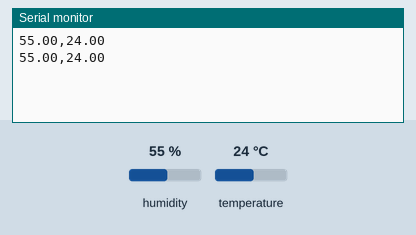
Simulated run of this sketch. Board: Arduino Uno, built with avr-gcc and run on an emulated ATmega328P. Parts: the last lines printed to the serial monitor. Inputs (shaded band) come from the test bench; at power-on: humidity 55 %, temperature 24 °C.

Above: at 2.8 s.
2.9 s: humidity set to 22 %
At 4.7 s:
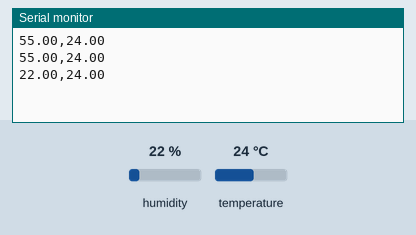
5.6 s: temperature set to 12 °C
At 7.1 s:
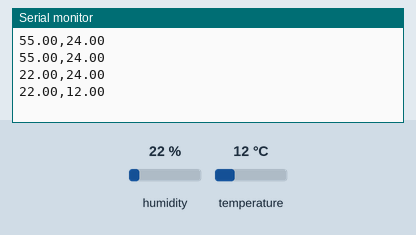
8.3 s: humidity set to 40 %
At 10.7 s:
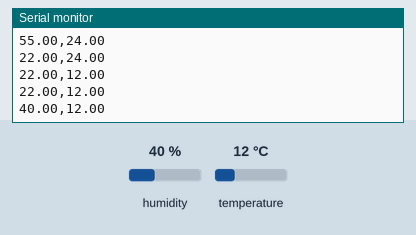
Timing chart, 0 to 12.2 s (numbered marks = the images above; inputs shaded):
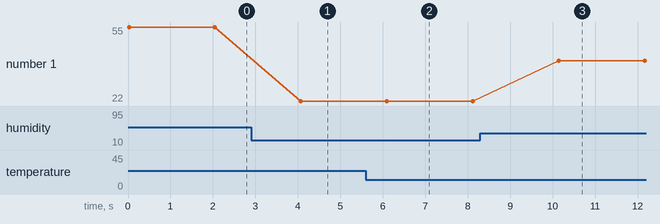

The sketch:

codigo_arduino.ino
```cpp
#include "DHT.h" // Inclui a biblioteca DHT para lidar com o sensor DHT

#define dht_type DHT11 // Define o tipo de sensor DHT utilizado, criando uma constante

int dht_pin = A0; // Define o pino analógico A0 como o pino de entrada de dados do sensor DHT
DHT dht_1 = DHT(dht_pin, dht_type);// Inicializa o sensor DHT com o pino definido e o tipo


void setup() { // Função setup que configura o microcontrolador

  Serial.begin(9600); // Inicializa a comunicação serial com uma taxa de 9600 bauds
  dht_1.begin();  // Inicializa o sensor DHT
}


void loop() { // Função loop que é executada repetidamente

  float umidade = dht_1.readHumidity();   // Lê a umidade do sensor DHT e armazena na variável umidade
  float temperatura = dht_1.readTemperature(); // Lê a temperatura do sensor DHT e armazena na variável temperatura

  if (isnan(temperatura) or isnan(umidade)) { // Verifica se as leituras de temperatura ou umidade são números inválidos (NaN)
    Serial.println("Erro ao ler"); // Imprime uma mensagem de erro no monitor serial se não conseguir ler os dados
  } else { // Caso contrário, imprime a umidade seguida de uma vírgula e a temperatura
    Serial.print(umidade);
    Serial.print(",");
    Serial.println(temperatura);
  }
  delay(2000); // Pausa a execução por 2000 milissegundos (2 segundos)
}
```

Measured:
- after the input at 2.9 s, the serial monitor: prints a new line after 1.2 s (image 1)
- after the input at 5.6 s, the serial monitor: prints a new line after 0.50 s (image 2)
- after the input at 8.3 s, the serial monitor: prints a new line after 1.8 s (image 3)
- plotted number 1: 55 → 22 after the input at 2.9 s, 22 → 40 after the input at 8.3 s
